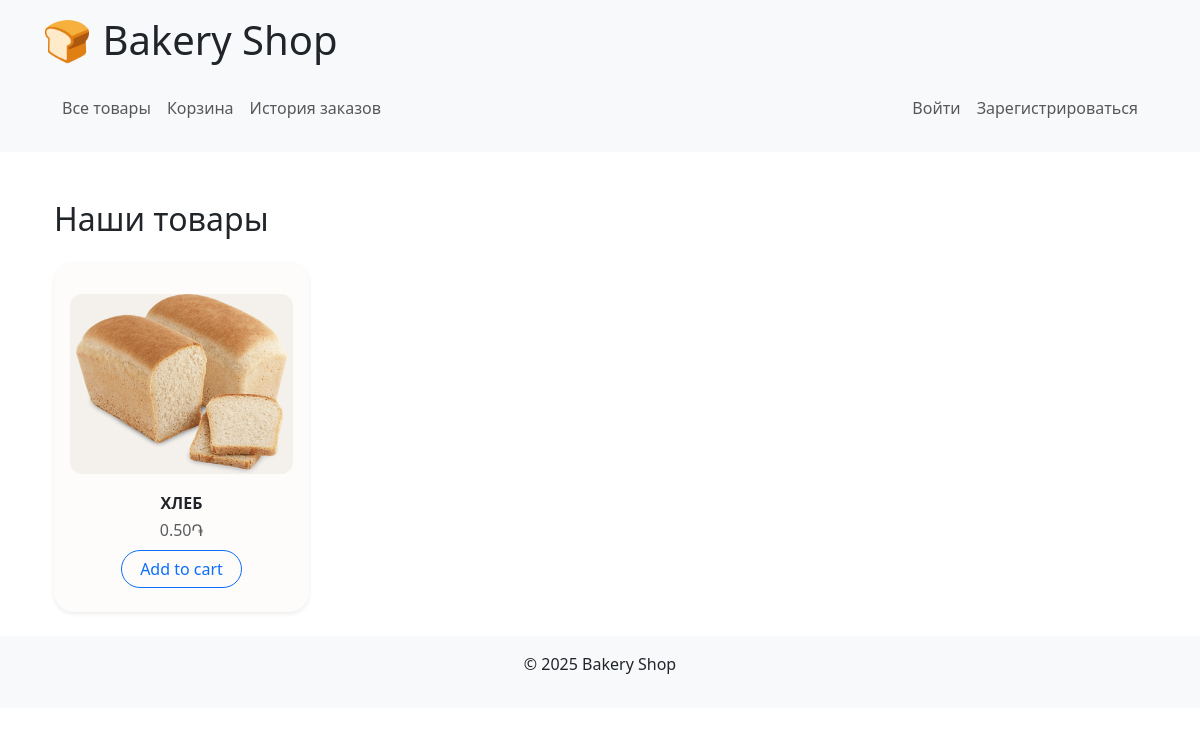
Before: /bakery/products/ with the older database file.
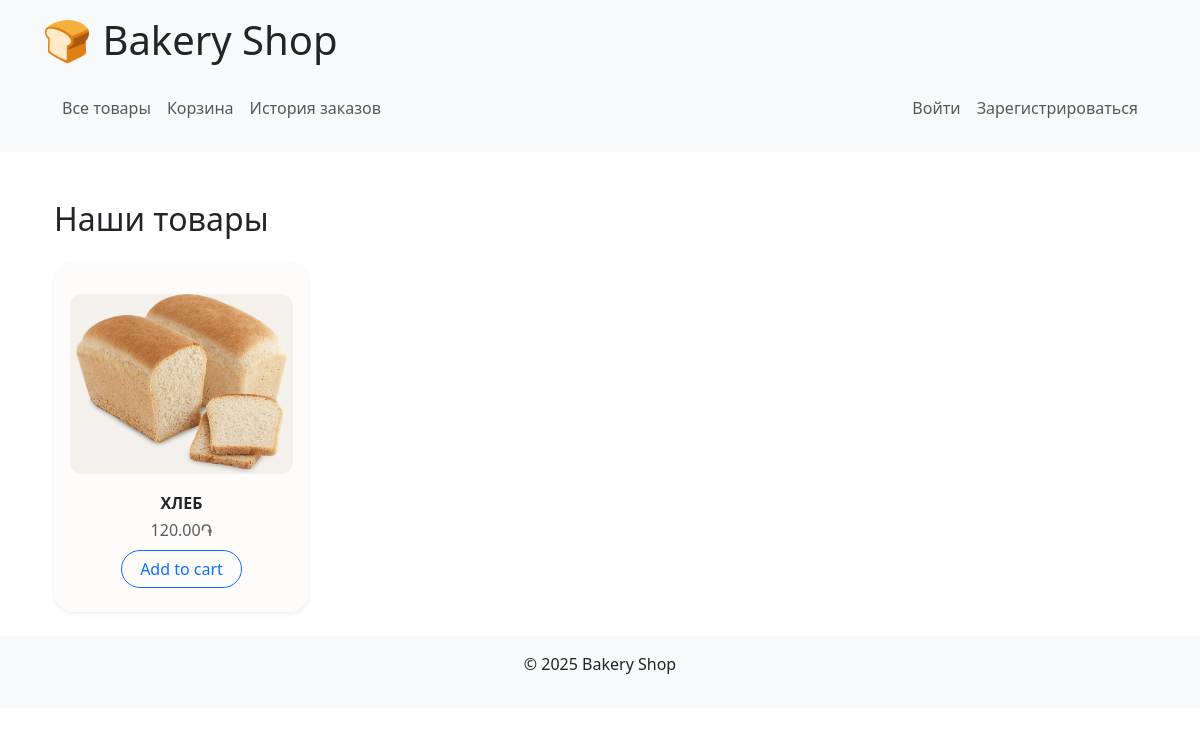
After: the same page with the newer database file.
### bakery/models.py (models this page shows, shortened)
class Product(models.Model):
    category = models.ForeignKey(Category, on_delete=models.CASCADE, related_name='products', null=True)
    name = models.CharField(max_length=100)
    description = models.TextField()
    price = models.DecimalField(max_digits=10, decimal_places=2)
    image = models.ImageField(upload_to='products/')
    created_at = models.DateTimeField(auto_now_add=True)

### bakery/views.py (the view)
# urls.py: path('products/', views.product_list, name='product_list'),
def product_list(request):
    products = Product.objects.all()
    return render(request, 'bakery/product_list.html', {'products': products})

### bakery/Templates/bakery/product_list.html (shortened to what this page needs)
{% extends 'bakery/base.html' %}
{% load static %}
{% block extra_css %}
<link rel="stylesheet" href="{% static 'css/product-card.css' %}">
{% endblock %}
{% block content %}
<div class="container mt-5">
    <h2 class="mb-4">Наши товары</h2>
    {% if products %}
        <div class="row row-cols-2 row-cols-md-4 g-4">
            {% for product in products %}
                <div class="col">
                    <a href="{% url 'product_detail' product.pk %}" class="text-decoration-none text-dark">
                        <div class="card product-card h-100 text-center border-0 shadow-sm">
                            <div class="product-image-wrapper mx-auto mt-3">
                                <img src="{{ product.image.url }}" class="img-fluid rounded" alt="{{ product.name }}">
                            </div>
                            <div class="card-body p-2">
                                <h6 class="card-title mb-1">{{ product.name }}</h6>
                                <p class="text-muted mb-0">{{ product.price }}֏</p>
                                <button class="btn btn-outline-primary custom-add-btn mt-2">Add to cart</button>
                            </div>
                        </div>
                    </a>
                </div>
            {% endfor %}
        </div>
    {% else %}
        <p>Нет товаров.</p>
    {% endif %}
</div>
{% endblock %}

### bakery/Templates/bakery/base.html (shortened to what this page needs)
<!DOCTYPE html>
<html lang="ru">
<head>
    {% load static %}
    <link href="https://cdn.jsdelivr.net/npm/bootstrap@5.3.0/dist/css/bootstrap.min.css" rel="stylesheet" />
    {% block extra_css %}{% endblock %}
</head>
<body>
<header class="bg-light p-3 mb-4">
  <div class="container">
    <div class="d-flex justify-content-between align-items-center">
      <h1><a href="{% url 'index' %}" class="text-decoration-none text-dark">🍞 Bakery Shop</a></h1>
    </div>
    <nav class="navbar navbar-expand-lg navbar-light bg-light mt-2">
      <div class="container-fluid">
        <ul class="navbar-nav">
          <li class="nav-item"><a class="nav-link" href="{% url 'product_list' %}">Все товары</a></li>
          <li class="nav-item"><a class="nav-link" href="{% url 'cart' %}">Корзина</a></li>
          <li class="nav-item"><a class="nav-link" href="{% url 'order_history' %}">История заказов</a></li>
        </ul>
        <ul class="navbar-nav ms-auto">
          {% if not user.is_authenticated %}
            <li class="nav-item"><a class="nav-link" href="{% url 'login' %}">Войти</a></li>
            <li class="nav-item"><a class="nav-link" href="{% url 'register' %}">Зарегистрироваться</a></li>
          {% endif %}
        </ul>
      </div>
    </nav>
  </div>
</header>
<main class="container">
  {% block content %}{% endblock %}
</main>
<footer class="bg-light text-center py-3 mt-4">
  <p>&copy; 2025 Bakery Shop</p>
</footer>
</body>
</html>

### bakery/static/css/product-card.css (style rules this page uses)
.product-card { background-color: #fdfcfa; border-radius: 20px; padding: 16px; transition: transform 0.3s ease, box-shadow 0.3s ease; box-shadow: 0 2px 8px rgba(0, 0, 0, 0.05); }
.product-image-wrapper { width: 100%; height: 180px; display: flex; align-items: center; justify-content: center; background-color: #f4f1ed; border-radius: 12px; overflow: hidden; margin-bottom: 12px; }
.product-image-wrapper img { max-width: 100%; max-height: 100%; object-fit: contain; transition: transform 0.3s ease; }
.card-title { text-transform: uppercase; font-size: 1rem; font-weight: 700; margin-bottom: 0.25rem; }
.btn-outline-primary.custom-add-btn { border-radius: 999px; padding: 6px 18px; font-weight: 500; color: #0d6efd; border-color: #0d6efd; background: transparent; cursor: pointer; transition: background-color 0.3s ease, color 0.3s ease; }

Changed rows visible on the page:
changed Product "ХЛЕБ": price "0.50" → "120.00"
